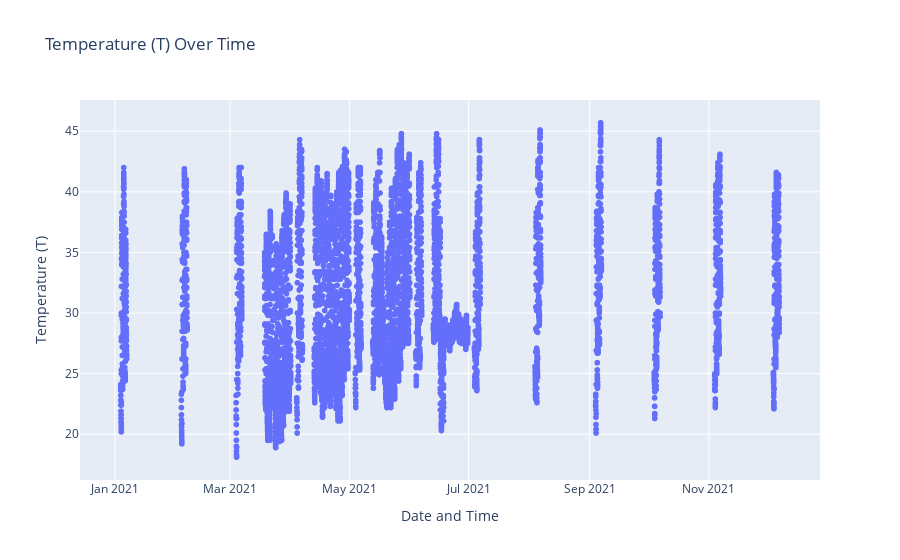

Notebook cell for this chart:
### Code cell
fig = px.scatter(df, x='Date and Time', y='T', title='Temperature (T) Over Time')
fig.update_xaxes(title_text='Date and Time')
fig.update_yaxes(title_text='Temperature (T)')
fig.show()

### Figure 1 — Plotly figure (JSON) as saved in the notebook; plotly's stock layout.template omitted (floating-point values rounded to 4 significant figures; data arrays with more than 128 entries replaced by an {"elided": "..."} marker saying what was removed)
{"data": [{"hovertemplate": "Date and Time=%{x}<br>T=%{y}<extra></extra>", "legendgroup": "", "marker": {"color": "#636efa", "symbol": "circle"}, "mode": "markers", "name": "", "showlegend": false, "type": "scattergl", "x": {"elided": "9258 str values"}, "xaxis": "x", "y": {"elided": "9258 float values"}, "yaxis": "y"}], "layout": {"legend": {"tracegroupgap": 0}, "title": {"text": "Temperature (T) Over Time"}, "xaxis": {"anchor": "y", "domain": [0, 1], "title": {"text": "Date and Time"}}, "yaxis": {"anchor": "x", "domain": [0, 1], "title": {"text": "Temperature (T)"}}}}
